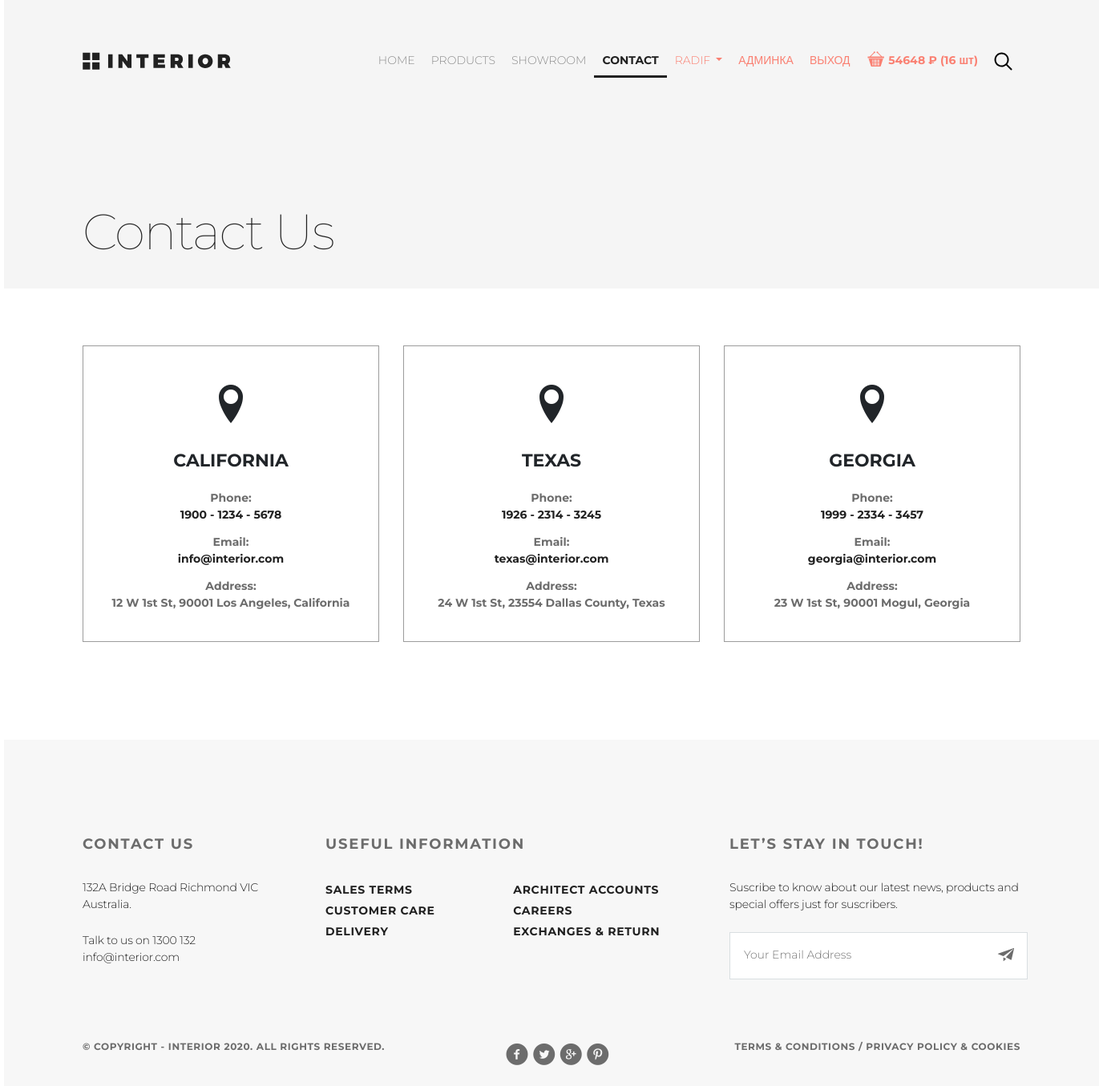
/contact/ (signed in), run on the app's committed database.
### authapp/models.py (models this page shows, shortened)
class ShopUser(AbstractUser):
    email = models.EmailField(verbose_name='электронный адрес', unique=True)
    age = models.PositiveIntegerField(verbose_name='возраст', null=True)
    avatar = models.ImageField(upload_to=USERS_AVATARS, blank=True)
    activation_key = models.CharField(max_length=128, blank=True)
    activation_key_expires = models.DateTimeField(
        default=get_activation_key_expires
    )
    @cached_property
    def basket_items(self):
        return self.user_basket.select_related('product').all()
    def basket_cost(self):
        return sum(item.product.price * item.quantity for item in self.basket_items)
    def basket_total_quantity(self):
        return sum(item.quantity for item in self.basket_items)
    class Meta:
        verbose_name = 'Пользователь'
        verbose_name_plural = 'Пользователи'
        ordering = ['-is_active', '-is_superuser', '-is_staff', 'username']

### basketapp/models.py (models this page shows, shortened)
class BasketItem(models.Model):
    user = models.ForeignKey(
        get_user_model(),
        verbose_name='Пользователь',
        on_delete=models.CASCADE,
        related_name='user_basket'
    )
    product = models.ForeignKey(Product, verbose_name='Продукт', on_delete=models.CASCADE)
    quantity = models.PositiveIntegerField(default=0, verbose_name='Количество')
    mod_datetime = models.DateTimeField(auto_now=True, verbose_name='Дата изменения')
    class Meta:
        verbose_name = 'корзина'
        verbose_name_plural = 'корзины'
        ordering = ['product']

### mainapp/models.py (models this page shows, shortened)
class Product(models.Model):
    category = models.ForeignKey(ProductCategory,
                                 on_delete=models.CASCADE,
                                 verbose_name='категория продукта')
    name = models.CharField('имя продукта', max_length=128)
    image = models.ImageField(upload_to='products_images', blank=True)
    short_desc = models.CharField('краткое описание продукта', max_length=64, blank=True)
    description = models.TextField('описание продукта', blank=True)
    price = models.DecimalField('цена продукта', max_digits=8, decimal_places=2, default=0)
    quantity = models.PositiveIntegerField('количество на складе', default=0)
    is_active = models.BooleanField(verbose_name='активность', default=True, db_index=True)
    modified_date = models.DateTimeField(
        verbose_name='дата изменения', auto_now=True)
    class Meta:
        verbose_name = 'продукт'
        verbose_name_plural = 'продукты'
        ordering = ['-is_active', 'category', 'name']

### mainapp/views.py (the view)
# urls.py: path('contact/', mainapp.contact, name='contact'),
def contact(request):
    context = {
        'page_title': 'Contact',
        'locations': LOCATIONS,
        'links_menu': LINKS_MENU,
    }
    return render(request, 'mainapp/contact.html', context)

### mainapp/context_processors.py (called while the page is built)
def get_categories(request):
    if settings.LOW_CACHE:
        key = 'links_menu'
        links_menu = cache.get(key)
        if links_menu is None:
            links_menu = ProductCategory.objects.filter(is_active=True)
            cache.set(key, links_menu)
    else:
        links_menu = ProductCategory.objects.filter(is_active=True)
    return {
        'categories': links_menu
    }

### mainapp/templates/mainapp/contact.html
{% extends 'mainapp/base.html' %}
{% block container %}
    <section class="padding-site our-products clearfix">
        {% include 'mainapp/includes/inc__main_menu.html' %}
        <p class="our-products-text">Contact Us</p>
    </section>
    <section class="interior-contact padding-site">
        {% if locations %}
            {% for location in locations.locations %}
                <div class="contact"><a href="#">
                    <span class="icon-location contact__location-font"></span>
                    <h4>{{ location.city }}</h4>
                    <p>Phone:</p>
                    <p>{{ location.phone }}</p>
                    <p>Email:</p>
                    <p>{{ location.email }}</p>
                    <p>Address:</p>
                    <p>{{ location.address }}</p>
                </a></div>
            {% endfor %}
        {% else %}
            <h3>No data...</h3>
        {% endif %}
    </section>
{% endblock %}

### mainapp/templates/mainapp/includes/inc__main_menu.html (shortened to what this page needs)
{% load static %}
<header class="header">
    <a href="{% url 'main:index' %}"><img class="logo" src="{% static 'img/logo.svg' %}" alt="logo"></a>
    <ul class="menu clearfix">
        {% for link in links_menu.links_menu %}
            <li class="menu_list">
                <a href="{% url link.href %}"
                   class="
                   menu_link
                   {% if 'main:'|add:request.resolver_match.url_name == link.href or request.resolver_match.url_name == 'catalog' and link.name == 'products' or request.resolver_match.url_name == 'showroom_catalog' and link.name == 'showroom' or request.resolver_match.url_name == 'product_page' and link.name == 'products' %}
                   menu_link__active
                   {% endif %}
">
                    {{ link.name|upper }}
                </a>
            </li>
        {% endfor %}
        {% if user.is_authenticated %}
            <li class="menu_list">
                <div class="dropdown">
                    <a class="dropdown-toggle menu_link forms-menu" href="#" data-toggle="dropdown">
                        {{ user.first_name|default:'Пользователь' }}
                    </a>
                </div>
            </li>
            {% if user.is_superuser %}
                <li class="menu_list">
                    <a href="{% url 'my_admin:index' %}" class="menu_link forms-menu">
                        админка
                    </a>
                </li>
            {% endif %}
            <li class="menu_list">
                <a href="{% url 'auth:logout' %}" class="menu_link forms-menu">
                    выход
                </a>
            </li>
        {% endif %}
        {% if user.is_authenticated %}
            <li class="menu_list">
                <a href="{% url 'basket:index' %}" class="menu_link forms-menu basket">
                    <span class="icon-basket"></span>
                    <span class="basket-items">{{ user.basket_cost|floatformat:0 }} &#8381; ({{ user.basket_total_quantity }} шт)</span>
                </a>
            </li>
        {% endif %}
        <li class="menu_list">
            <a href="{% url 'main:products' %}" class="menu_link"><img src="{% static 'img/search.svg' %}"
                                                                       alt="img"></a>
        </li>
    </ul>
</header>

### static/css/style.css (style rules this page uses)
* { margin: 0; padding: 0; }
html { height: 100%; }
body { height: 100%; font-family: "Montserrat", sans-serif; }
.clearfix:after { content: ""; display: table; clear: both; }
.padding-site { padding-left: 98px; padding-right: 98px; }
.logo { transition: 0.2s; }
.header { padding-top: 63px; }
.menu { float: right; }
.menu img { transition: 0.3s; }
.menu_list { list-style-type: none; float: left; }
.menu_link { color: #8c8c8c; font-size: 14px; font-weight: 300; text-transform: uppercase; text-decoration: none !important; padding: 10px 10px; transition: 0.1s; }
.menu_link__active { color: #212121; font-weight: 700; border-bottom: solid 3px #212121; }
.our-products { height: 360px; background-color: #f5f5f5; }
.our-products-text { margin-top: 156px; color: #212121; font-size: 62px; font-weight: 100; letter-spacing: -1.8px; }
.interior-contact { display: flex; justify-content: space-between; margin-top: 71px; margin-bottom: 122px; }
.interior-contact .contact { width: 370px; height: 370px; border: 1px solid #9c9c9c; text-align: center; }
.interior-contact .contact__location-font { font-size: 48px; display: inline-block; margin-top: 48px; margin-bottom: 34px; }
.interior-contact .contact h4 { font-size: 22px; font-weight: 700; text-transform: uppercase; margin-bottom: 23px; }
.interior-contact .contact p { color: #6c6c6c; font-size: 14px; font-weight: 700; margin-bottom: 0; }
.interior-contact .contact p:not(:last-child):nth-child(2n) { color: #212121; font-weight: 700; margin-bottom: 13px; }
.interior-contact .contact a { text-decoration: none !important; color: inherit; }
.forms-menu { color: salmon; }
.basket .icon-basket { display: inline-block; transform: scale(1.5); margin: 0 5px; }
.basket-items { text-transform: lowercase; font-weight: bold; }

### data on the page
ShopUser: first_name "RADIF", basket_cost "54648", basket_total_quantity "16"

### other printed values
{{ link.name|upper }} "HOME" "PRODUCTS" "SHOWROOM" "CONTACT"
{{ location.city }} "CALIFORNIA" "TEXAS" "GEORGIA"
{{ location.phone }} "1900 - 1234 - 5678" "1926 - 2314 - 3245" "1999 - 2334 - 3457"
{{ location.email }} "info@interior.com" "texas@interior.com" "georgia@interior.com"
{{ location.address }} "12 W 1st St, 90001 Los Angeles, California" "24 W 1st St, 23554 Dallas County, Texas" "23 W 1st St, 90001 Mogul, Georgia"
